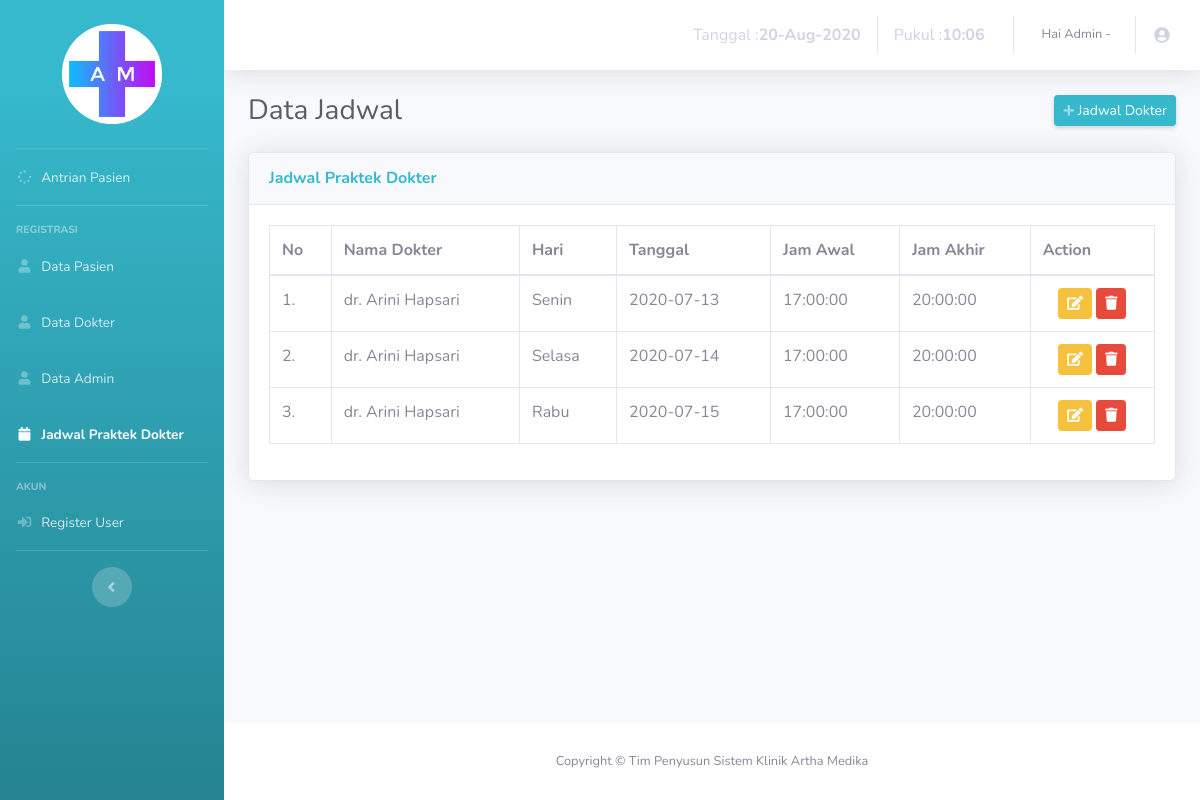
The page /admin/jadwal.php on the database as committed earlier.
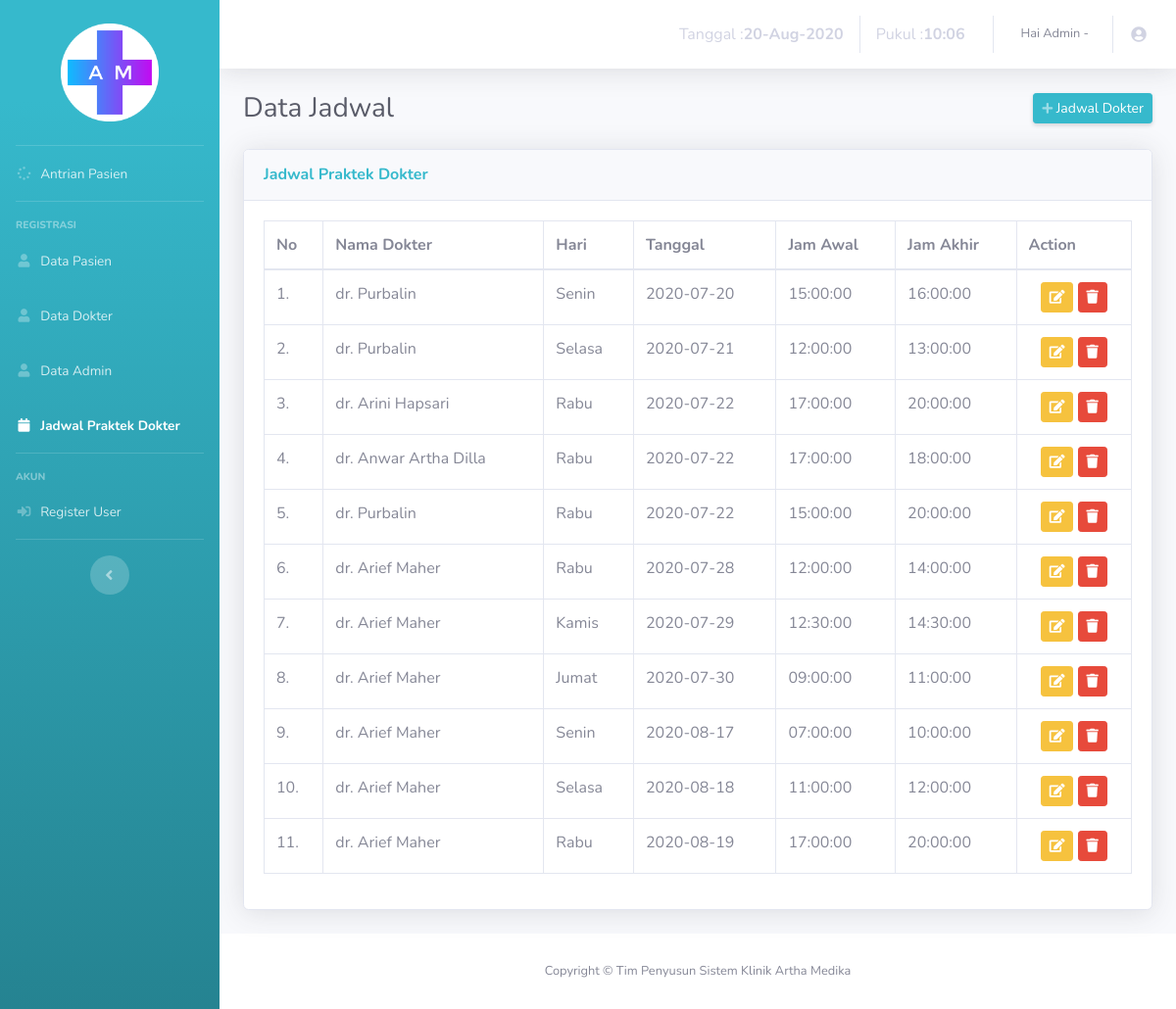
The same page on the database as committed later.
### tables this page shows
CREATE TABLE IF NOT EXISTS `jadwal` (
`id_jadwal` int(1) NOT NULL,
  `id_dokter` int(1) NOT NULL,
  `hari` varchar(6) NOT NULL,
  `tgl` date NOT NULL,
  `jam_awal` time NOT NULL,
  `jam_akhir` time NOT NULL
);

CREATE TABLE IF NOT EXISTS `dokter` (
`id_dokter` int(1) NOT NULL,
  `nama` varchar(30) NOT NULL,
  `tgl_lahir` date NOT NULL,
  `jk` varchar(10) NOT NULL,
  `alamat` varchar(50) NOT NULL,
  `tlp` varchar(14) NOT NULL,
  `spesialis` varchar(17) NOT NULL
);

### admin/jadwal.php (the view, shortened to what the changed rows need)
<!DOCTYPE html>
<html lang="en">
<head>
  <link href="vendor/fontawesome-free/css/all.min.css" rel="stylesheet" type="text/css">
  <link href="css/sb-admin-2.min.css" rel="stylesheet">
  <link href="vendor/datatables/dataTables.bootstrap4.min.css" rel="stylesheet">
</head>
<body id="page-top">
  <div id="wrapper">
                <div id="content-wrapper" class="d-flex flex-column">
                  <div id="content">
                  <div class="container-fluid">
                    <div class="d-sm-flex align-items-center justify-content-between mb-4">
                      <h1 class="h3 mb-0 text-gray-800">Data Jadwal</h1>
                    </div>
                    <div class="card shadow mb-4">
                      <div class="card-body">
                        <div class="table-responsive">
                          <table class="table table-bordered" id="dataTable" width="100%" cellspacing="0">
                            <thead>
                              <tr>
                                <th>No</th>
                                <th>Nama Dokter</th>
                                <th>Hari</th>
                                <th>Tanggal</th>
                                <th>Jam Awal</th>
                                <th>Jam Akhir</th>
                                <th>Action</th>
                              </tr>
                            </thead>
                            <tbody>
                              <?php
                              include '../process/conSQL.php';
                              $no = 1;
                              $query = "SELECT * FROM jadwal ORDER BY tgl asc";
                              $res = mysqli_query($con, $query);
                              if(mysqli_num_rows($res) == 0){
                                echo '<tr><td colspan="10">Tidak ada data!</td></tr>';
                              }else{
                               while($data = mysqli_fetch_assoc($res)){
                                echo "<tr>";
                                echo "<td>".$no++.".</td>";
                                $nama_dokter = $data['id_dokter'];
                                $nm = "SELECT nama FROM dokter WHERE id_dokter = $nama_dokter  ";
                                $result = mysqli_query($con, $nm);
                                $dataNm = mysqli_fetch_assoc($result);
                                echo "<td>".$dataNm['nama']."</td>";
                                echo "<td>".$data['hari']."</td>";
                                echo "<td>".$data['tgl']."</td>";
                                echo "<td>".$data['jam_awal']."</td>";
                                echo '<td>'.$data['jam_akhir'].'</td>';
                                echo "<td class='td-actions text-center'>";
                                echo "<a class='btn btn-warning btn-sm' rel='tooltip' href='edit-jadwal.php?id_jadwal=".$data["id_jadwal"]."'><i class='fas fa-edit'></i></a>";
                                echo "<a class='btn btn-danger btn-sm' rel='tooltip' href='hapus-jadwal.php?id_jadwal=".$data["id_jadwal"]."'><i class='fas fa-trash'></i></a>";
                                echo "</td>";
                                echo '</tr>';
                              }
                            }
                            ?>
                          </tbody>
                        </table>
                      </div>
                    </div>
                  </div>
                </div>
              </div>
            </div>
          </div>
        </body>
        </html>

Rows that differ between the two databases and show on the page:
removed jadwal: id_dokter.nama "dr. Arini Hapsari", hari "Senin", tgl "2020-07-13", jam_awal "17:00:00", jam_akhir "20:00:00"
removed jadwal: id_dokter.nama "dr. Arini Hapsari", hari "Rabu", tgl "2020-07-15", jam_awal "17:00:00", jam_akhir "20:00:00"
added jadwal: id_dokter.nama "dr. Purbalin", hari "Senin", tgl "2020-07-20", jam_awal "15:00:00", jam_akhir "16:00:00"
added jadwal: id_dokter.nama "dr. Purbalin", hari "Selasa", tgl "2020-07-21", jam_awal "12:00:00", jam_akhir "13:00:00"
changed jadwal "dr. Arini Hapsari": hari "Selasa" → "Rabu"; tgl "2020-07-14" → "2020-07-22"
added jadwal: id_dokter.nama "dr. Anwar Artha Dilla", hari "Rabu", tgl "2020-07-22", jam_awal "17:00:00", jam_akhir "18:00:00"
added jadwal: id_dokter.nama "dr. Purbalin", hari "Rabu", tgl "2020-07-22", jam_awal "15:00:00", jam_akhir "20:00:00"
added jadwal: id_dokter.nama "dr. Arief Maher", hari "Rabu", tgl "2020-07-28", jam_awal "12:00:00", jam_akhir "14:00:00"
added jadwal: id_dokter.nama "dr. Arief Maher", hari "Kamis", tgl "2020-07-29", jam_awal "12:30:00", jam_akhir "14:30:00"
added jadwal: id_dokter.nama "dr. Arief Maher", hari "Jumat", tgl "2020-07-30", jam_awal "09:00:00", jam_akhir "11:00:00"
added jadwal: id_dokter.nama "dr. Arief Maher", hari "Senin", tgl "2020-08-17", jam_awal "07:00:00", jam_akhir "10:00:00"
added jadwal: id_dokter.nama "dr. Arief Maher", hari "Selasa", tgl "2020-08-18", jam_awal "11:00:00", jam_akhir "12:00:00"
added jadwal: id_dokter.nama "dr. Arief Maher", hari "Rabu", tgl "2020-08-19", jam_awal "17:00:00", jam_akhir "20:00:00"
